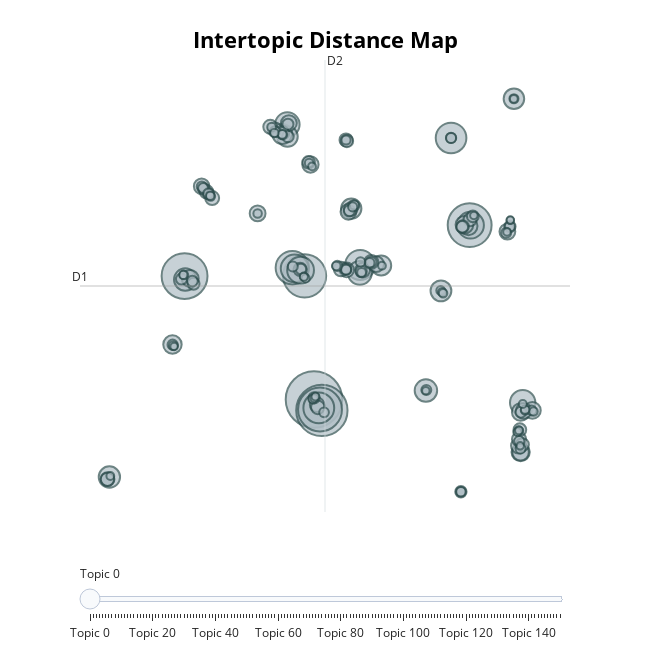

The notebook cell saved with this chart:
### Markdown cell above
# Visualization

### Code cell
topic_model.visualize_topics()

### Figure 1 — Plotly figure (JSON) as saved in the notebook; plotly's stock layout.template omitted (floating-point values rounded to 4 significant figures; data arrays with more than 128 entries replaced by an {"elided": "..."} marker saying what was removed)
{"data": [{"customdata": {"elided": "151x3 mixed values"}, "hovertemplate": "<b>Topic %{customdata[0]}</b><br>%{customdata[1]}<br>Size: %{customdata[2]}", "legendgroup": "", "marker": {"color": "#B0BEC5", "line": {"color": "DarkSlateGrey", "width": 2}, "size": {"elided": "151 int values"}, "sizemode": "area", "sizeref": 0.36, "symbol": "circle"}, "mode": "markers", "name": "", "orientation": "v", "showlegend": false, "type": "scatter", "x": {"elided": "151 float values"}, "xaxis": "x", "y": {"elided": "151 float values"}, "yaxis": "y"}], "layout": {"annotations": [{"showarrow": false, "text": "D1", "x": -13.9, "y": 4.063, "yshift": 10}, {"showarrow": false, "text": "D2", "x": 2.297, "xshift": 10, "y": 17.01}], "height": 650, "hoverlabel": {"bgcolor": "white", "font": {"family": "Rockwell", "size": 16}}, "legend": {"itemsizing": "constant", "tracegroupgap": 0}, "margin": {"t": 60}, "shapes": [{"line": {"color": "#CFD8DC", "width": 2}, "type": "line", "x0": 2.297, "x1": 2.297, "y0": -8.889, "y1": 17.01}, {"line": {"color": "#9E9E9E", "width": 2}, "type": "line", "x0": -13.9, "x1": 18.49, "y0": 4.063, "y1": 4.063}], "sliders": [{"active": 0, "pad": {"t": 50}, "steps": [{"args": [{"marker.color": {"elided": "1x151 str values"}}], "label": "Topic 0", "method": "update"}, {"args": [{"marker.color": {"elided": "1x151 str values"}}], "label": "Topic 1", "method": "update"}, {"args": [{"marker.color": {"elided": "1x151 str values"}}], "label": "Topic 2", "method": "update"}, {"args": [{"marker.color": {"elided": "1x151 str values"}}], "label": "Topic 3", "method": "update"}, {"args": [{"marker.color": {"elided": "1x151 str values"}}], "label": "Topic 4", "method": "update"}, {"args": [{"marker.color": {"elided": "1x151 str values"}}], "label": "Topic 5", "method": "update"}, {"args": [{"marker.color": {"elided": "1x151 str values"}}], "label": "Topic 6", "method": "update"}, {"args": [{"marker.color": {"elided": "1x151 str values"}}], "label": "Topic 7", "method": "update"}, {"args": [{"marker.color": {"elided": "1x151 str values"}}], "label": "Topic 8", "method": "update"}, {"args": [{"marker.color": {"elided": "1x151 str values"}}], "label": "Topic 9", "method": "update"}, {"args": [{"marker.color": {"elided": "1x151 str values"}}], "label": "Topic 10", "method": "update"}, {"args": [{"marker.color": {"elided": "1x151 str values"}}], "label": "Topic 11", "method": "update"}, {"args": [{"marker.color": {"elided": "1x151 str values"}}], "label": "Topic 12", "method": "update"}, {"args": [{"marker.color": {"elided": "1x151 str values"}}], "label": "Topic 13", "method": "update"}, {"args": [{"marker.color": {"elided": "1x151 str values"}}], "label": "Topic 14", "method": "update"}, {"args": [{"marker.color": {"elided": "1x151 str values"}}], "label": "Topic 15", "method": "update"}, {"args": [{"marker.color": {"elided": "1x151 str values"}}], "label": "Topic 16", "method": "update"}, {"args": [{"marker.color": {"elided": "1x151 str values"}}], "label": "Topic 17", "method": "update"}, {"args": [{"marker.color": {"elided": "1x151 str values"}}], "label": "Topic 18", "method": "update"}, {"args": [{"marker.color": {"elided": "1x151 str values"}}], "label": "Topic 19", "method": "update"}, {"args": [{"marker.color": {"elided": "1x151 str values"}}], "label": "Topic 20", "method": "update"}, {"args": [{"marker.color": {"elided": "1x151 str values"}}], "label": "Topic 21", "method": "update"}, {"args": [{"marker.color": {"elided": "1x151 str values"}}], "label": "Topic 22", "method": "update"}, {"args": [{"marker.color": {"elided": "1x151 str values"}}], "label": "Topic 23", "method": "update"}, {"args": [{"marker.color": {"elided": "1x151 str values"}}], "label": "Topic 24", "method": "update"}, {"args": [{"marker.color": {"elided": "1x151 str values"}}], "label": "Topic 25", "method": "update"}, {"args": [{"marker.color": {"elided": "1x151 str values"}}], "label": "Topic 26", "method": "update"}, {"args": [{"marker.color": {"elided": "1x151 str values"}}], "label": "Topic 27", "method": "update"}, {"args": [{"marker.color": {"elided": "1x151 str values"}}], "label": "Topic 28", "method": "update"}, {"args": [{"marker.color": {"elided": "1x151 str values"}}], "label": "Topic 29", "method": "update"}, {"args": [{"marker.color": {"elided": "1x151 str values"}}], "label": "Topic 30", "method": "update"}, {"args": [{"marker.color": {"elided": "1x151 str values"}}], "label": "Topic 31", "method": "update"}, {"args": [{"marker.color": {"elided": "1x151 str values"}}], "label": "Topic 32", "method": "update"}, {"args": [{"marker.color": {"elided": "1x151 str values"}}], "label": "Topic 33", "method": "update"}, {"args": [{"marker.color": {"elided": "1x151 str values"}}], "label": "Topic 34", "method": "update"}, {"args": [{"marker.color": {"elided": "1x151 str values"}}], "label": "Topic 35", "method": "update"}, {"args": [{"marker.color": {"elided": "1x151 str values"}}], "label": "Topic 36", "method": "update"}, {"args": [{"marker.color": {"elided": "1x151 str values"}}], "label": "Topic 37", "method": "update"}, {"args": [{"marker.color": {"elided": "1x151 str values"}}], "label": "Topic 38", "method": "update"}, {"args": [{"marker.color": {"elided": "1x151 str values"}}], "label": "Topic 39", "method": "update"}, {"args": [{"marker.color": {"elided": "1x151 str values"}}], "label": "Topic 40", "method": "update"}, {"args": [{"marker.color": {"elided": "1x151 str values"}}], "label": "Topic 41", "method": "update"}, {"args": [{"marker.color": {"elided": "1x151 str values"}}], "label": "Topic 42", "method": "update"}, {"args": [{"marker.color": {"elided": "1x151 str values"}}], "label": "Topic 43", "method": "update"}, {"args": [{"marker.color": {"elided": "1x151 str values"}}], "label": "Topic 44", "method": "update"}, {"args": [{"marker.color": {"elided": "1x151 str values"}}], "label": "Topic 45", "method": "update"}, {"args": [{"marker.color": {"elided": "1x151 str values"}}], "label": "Topic 46", "method": "update"}, {"args": [{"marker.color": {"elided": "1x151 str values"}}], "label": "Topic 47", "method": "update"}, {"args": [{"marker.color": {"elided": "1x151 str values"}}], "label": "Topic 48", "method": "update"}, {"args": [{"marker.color": {"elided": "1x151 str values"}}], "label": "Topic 49", "method": "update"}, {"args": [{"marker.color": {"elided": "1x151 str values"}}], "label": "Topic 50", "method": "update"}, {"args": [{"marker.color": {"elided": "1x151 str values"}}], "label": "Topic 51", "method": "update"}, {"args": [{"marker.color": {"elided": "1x151 str values"}}], "label": "Topic 52", "method": "update"}, {"args": [{"marker.color": {"elided": "1x151 str values"}}], "label": "Topic 53", "method": "update"}, {"args": [{"marker.color": {"elided": "1x151 str values"}}], "label": "Topic 54", "method": "update"}, {"args": [{"marker.color": {"elided": "1x151 str values"}}], "label": "Topic 55", "method": "update"}, {"args": [{"marker.color": {"elided": "1x151 str values"}}], "label": "Topic 56", "method": "update"}, {"args": [{"marker.color": {"elided": "1x151 str values"}}], "label": "Topic 57", "method": "update"}, {"args": [{"marker.color": {"elided": "1x151 str values"}}], "label": "Topic 58", "method": "update"}, {"args": [{"marker.color": {"elided": "1x151 str values"}}], "label": "Topic 59", "method": "update"}, {"args": [{"marker.color": {"elided": "1x151 str values"}}], "label": "Topic 60", "method": "update"}, {"args": [{"marker.color": {"elided": "1x151 str values"}}], "label": "Topic 61", "method": "update"}, {"args": [{"marker.color": {"elided": "1x151 str values"}}], "label": "Topic 62", "method": "update"}, {"args": [{"marker.color": {"elided": "1x151 str values"}}], "label": "Topic 63", "method": "update"}, {"args": [{"marker.color": {"elided": "1x151 str values"}}], "label": "Topic 64", "method": "update"}, {"args": [{"marker.color": {"elided": "1x151 str values"}}], "label": "Topic 65", "method": "update"}, {"args": [{"marker.color": {"elided": "1x151 str values"}}], "label": "Topic 66", "method": "update"}, {"args": [{"marker.color": {"elided": "1x151 str values"}}], "label": "Topic 67", "method": "update"}, {"args": [{"marker.color": {"elided": "1x151 str values"}}], "label": "Topic 68", "method": "update"}, {"args": [{"marker.color": {"elided": "1x151 str values"}}], "label": "Topic 69", "method": "update"}, {"args": [{"marker.color": {"elided": "1x151 str values"}}], "label": "Topic 70", "method": "update"}, {"args": [{"marker.color": {"elided": "1x151 str values"}}], "label": "Topic 71", "method": "update"}, {"args": [{"marker.color": {"elided": "1x151 str values"}}], "label": "Topic 72", "method": "update"}, {"args": [{"marker.color": {"elided": "1x151 str values"}}], "label": "Topic 73", "method": "update"}, {"args": [{"marker.color": {"elided": "1x151 str values"}}], "label": "Topic 74", "method": "update"}, {"args": [{"marker.color": {"elided": "1x151 str values"}}], "label": "Topic 75", "method": "update"}, {"args": [{"marker.color": {"elided": "1x151 str values"}}], "label": "Topic 76", "method": "update"}, {"args": [{"marker.color": {"elided": "1x151 str values"}}], "label": "Topic 77", "method": "update"}, {"args": [{"marker.color": {"elided": "1x151 str values"}}], "label": "Topic 78", "method": "update"}, {"args": [{"marker.color": {"elided": "1x151 str values"}}], "label": "Topic 79", "method": "update"}, {"args": [{"marker.color": {"elided": "1x151 str values"}}], "label": "Topic 80", "method": "update"}, {"args": [{"marker.color": {"elided": "1x151 str values"}}], "label": "Topic 81", "method": "update"}, {"args": [{"marker.color": {"elided": "1x151 str values"}}], "label": "Topic 82", "method": "update"}, {"args": [{"marker.color": {"elided": "1x151 str values"}}], "label": "Topic 83", "method": "update"}, {"args": [{"marker.color": {"elided": "1x151 str values"}}], "label": "Topic 84", "method": "update"}, {"args": [{"marker.color": {"elided": "1x151 str values"}}], "label": "Topic 85", "method": "update"}, {"args": [{"marker.color": {"elided": "1x151 str values"}}], "label": "Topic 86", "method": "update"}, {"args": [{"marker.color": {"elided": "1x151 str values"}}], "label": "Topic 87", "method": "update"}, {"args": [{"marker.color": {"elided": "1x151 str values"}}], "label": "Topic 88", "method": "update"}, {"args": [{"marker.color": {"elided": "1x151 str values"}}], "label": "Topic 89", "method": "update"}, {"args": [{"marker.color": {"elided": "1x151 str values"}}], "label": "Topic 90", "method": "update"}, {"args": [{"marker.color": {"elided": "1x151 str values"}}], "label": "Topic 91", "method": "update"}, {"args": [{"marker.color": {"elided": "1x151 str values"}}], "label": "Topic 92", "method": "update"}, {"args": [{"marker.color": {"elided": "1x151 str values"}}], "label": "Topic 93", "method": "update"}, {"args": [{"marker.color": {"elided": "1x151 str values"}}], "label": "Topic 94", "method": "update"}, {"args": [{"marker.color": {"elided": "1x151 str values"}}], "label": "Topic 95", "method": "update"}, {"args": [{"marker.color": {"elided": "1x151 str values"}}], "label": "Topic 96", "method": "update"}, {"args": [{"marker.color": {"elided": "1x151 str values"}}], "label": "Topic 97", "method": "update"}, {"args": [{"marker.color": {"elided": "1x151 str values"}}], "label": "Topic 98", "method": "update"}, {"args": [{"marker.color": {"elided": "1x151 str values"}}], "label": "Topic 99", "method": "update"}, {"args": [{"marker.color": {"elided": "1x151 str values"}}], "label": "Topic 100", "method": "update"}, {"args": [{"marker.color": {"elided": "1x151 str values"}}], "label": "Topic 101", "method": "update"}, {"args": [{"marker.color": {"elided": "1x151 str values"}}], "label": "Topic 102", "method": "update"}, {"args": [{"marker.color": {"elided": "1x151 str values"}}], "label": "Topic 103", "method": "update"}, {"args": [{"marker.color": {"elided": "1x151 str values"}}], "label": "Topic 104", "method": "update"}, {"args": [{"marker.color": {"elided": "1x151 str values"}}], "label": "Topic 105", "method": "update"}, {"args": [{"marker.color": {"elided": "1x151 str values"}}], "label": "Topic 106", "method": "update"}, {"args": [{"marker.color": {"elided": "1x151 str values"}}], "label": "Topic 107", "method": "update"}, {"args": [{"marker.color": {"elided": "1x151 str values"}}], "label": "Topic 108", "method": "update"}, {"args": [{"marker.color": {"elided": "1x151 str values"}}], "label": "Topic 109", "method": "update"}, {"args": [{"marker.color": {"elided": "1x151 str values"}}], "label": "Topic 110", "method": "update"}, {"args": [{"marker.color": {"elided": "1x151 str values"}}], "label": "Topic 111", "method": "update"}, {"args": [{"marker.color": {"elided": "1x151 str values"}}], "label": "Topic 112", "method": "update"}, {"args": [{"marker.color": {"elided": "1x151 str values"}}], "label": "Topic 113", "method": "update"}, {"args": [{"marker.color": {"elided": "1x151 str values"}}], "label": "Topic 114", "method": "update"}, {"args": [{"marker.color": {"elided": "1x151 str values"}}], "label": "Topic 115", "method": "update"}, {"args": [{"marker.color": {"elided": "1x151 str values"}}], "label": "Topic 116", "method": "update"}, {"args": [{"marker.color": {"elided": "1x151 str values"}}], "label": "Topic 117", "method": "update"}, {"args": [{"marker.color": {"elided": "1x151 str values"}}], "label": "Topic 118", "method": "update"}, {"args": [{"marker.color": {"elided": "1x151 str values"}}], "label": "Topic 119", "method": "update"}, {"args": [{"marker.color": {"elided": "1x151 str values"}}], "label": "Topic 120", "method": "update"}, {"args": [{"marker.color": {"elided": "1x151 str values"}}], "label": "Topic 121", "method": "update"}, {"args": [{"marker.color": {"elided": "1x151 str values"}}], "label": "Topic 122", "method": "update"}, {"args": [{"marker.color": {"elided": "1x151 str values"}}], "label": "Topic 123", "method": "update"}, {"args": [{"marker.color": {"elided": "1x151 str values"}}], "label": "Topic 124", "method": "update"}, {"args": [{"marker.color": {"elided": "1x151 str values"}}], "label": "Topic 125", "method": "update"}, {"args": [{"marker.color": {"elided": "1x151 str values"}}], "label": "Topic 126", "method": "update"}, {"args": [{"marker.color": {"elided": "1x151 str values"}}], "label": "Topic 127", "method": "update"}, {"args": [{"marker.color": {"elided": "1x151 str values"}}], "label": "Topic 128", "method": "update"}, {"args": [{"marker.color": {"elided": "1x151 str values"}}], "label": "Topic 129", "method": "update"}, {"args": [{"marker.color": {"elided": "1x151 str values"}}], "label": "Topic 130", "method": "update"}, {"args": [{"marker.color": {"elided": "1x151 str values"}}], "label": "Topic 131", "method": "update"}, {"args": [{"marker.color": {"elided": "1x151 str values"}}], "label": "Topic 132", "method": "update"}, {"args": [{"marker.color": {"elided": "1x151 str values"}}], "label": "Topic 133", "method": "update"}, {"args": [{"marker.color": {"elided": "1x151 str values"}}], "label": "Topic 134", "method": "update"}, {"args": [{"marker.color": {"elided": "1x151 str values"}}], "label": "Topic 135", "method": "update"}, {"args": [{"marker.color": {"elided": "1x151 str values"}}], "label": "Topic 136", "method": "update"}, {"args": [{"marker.color": {"elided": "1x151 str values"}}], "label": "Topic 137", "method": "update"}, {"args": [{"marker.color": {"elided": "1x151 str values"}}], "label": "Topic 138", "method": "update"}, {"args": [{"marker.color": {"elided": "1x151 str values"}}], "label": "Topic 139", "method": "update"}, {"args": [{"marker.color": {"elided": "1x151 str values"}}], "label": "Topic 140", "method": "update"}, {"args": [{"marker.color": {"elided": "1x151 str values"}}], "label": "Topic 141", "method": "update"}, {"args": [{"marker.color": {"elided": "1x151 str values"}}], "label": "Topic 142", "method": "update"}, {"args": [{"marker.color": {"elided": "1x151 str values"}}], "label": "Topic 143", "method": "update"}, {"args": [{"marker.color": {"elided": "1x151 str values"}}], "label": "Topic 144", "method": "update"}, {"args": [{"marker.color": {"elided": "1x151 str values"}}], "label": "Topic 145", "method": "update"}, {"args": [{"marker.color": {"elided": "1x151 str values"}}], "label": "Topic 146", "method": "update"}, {"args": [{"marker.color": {"elided": "1x151 str values"}}], "label": "Topic 147", "method": "update"}, {"args": [{"marker.color": {"elided": "1x151 str values"}}], "label": "Topic 148", "method": "update"}, {"args": [{"marker.color": {"elided": "1x151 str values"}}], "label": "Topic 149", "method": "update"}, {"args": [{"marker.color": {"elided": "1x151 str values"}}], "label": "Topic 150", "method": "update"}]}], "title": {"font": {"color": "Black", "size": 22}, "text": "<b>Intertopic Distance Map</b>", "x": 0.5, "xanchor": "center", "y": 0.95, "yanchor": "top"}, "width": 650, "xaxis": {"anchor": "y", "domain": [0, 1], "range": [-13.9, 18.49], "title": {"text": ""}, "visible": false}, "yaxis": {"anchor": "x", "domain": [0, 1], "range": [-8.889, 17.01], "title": {"text": ""}, "visible": false}}}
